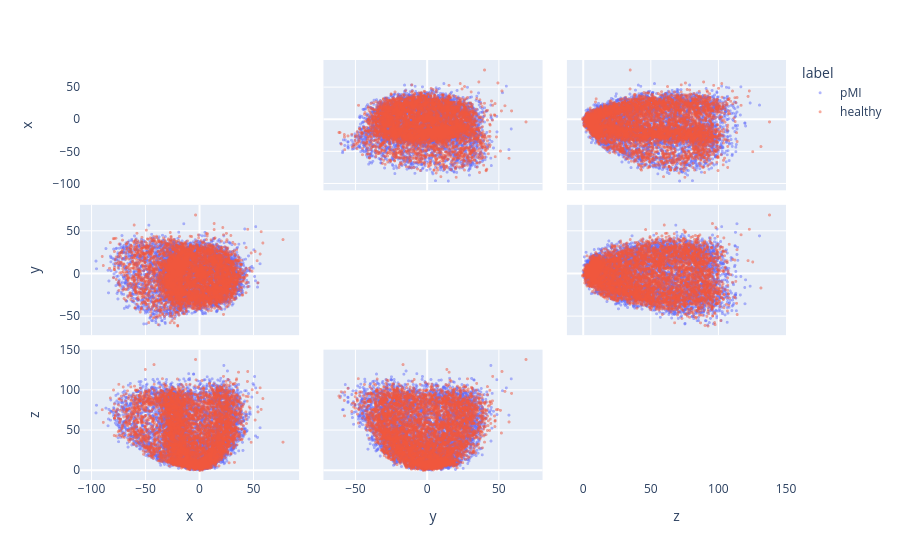

Here is the notebook cell this chart was saved with:
### Code cell
plot_points = points.sample(n=min(10_000, len(points)), random_state=42)

fig = px.scatter_matrix(plot_points, dimensions=["x", "y", "z"], color = "label")
fig.update_traces(diagonal_visible = False, marker = {"size": 3, "opacity": 0.5})
fig.show()

### Figure 1 — Plotly figure (JSON) as saved in the notebook; plotly's stock layout.template omitted (floating-point values rounded to 4 significant figures; data arrays with more than 128 entries replaced by an {"elided": "..."} marker saying what was removed)
{"data": [{"diagonal": {"visible": false}, "dimensions": [{"axis": {"matches": true}, "label": "x", "values": {"elided": "5062 float values"}}, {"axis": {"matches": true}, "label": "y", "values": {"elided": "5062 float values"}}, {"axis": {"matches": true}, "label": "z", "values": {"elided": "5062 float values"}}], "hovertemplate": "label=pMI<br>%{xaxis.title.text}=%{x}<br>%{yaxis.title.text}=%{y}<extra></extra>", "legendgroup": "pMI", "marker": {"color": "#636efa", "opacity": 0.5, "size": 3, "symbol": "circle"}, "name": "pMI", "showlegend": true, "type": "splom"}, {"diagonal": {"visible": false}, "dimensions": [{"axis": {"matches": true}, "label": "x", "values": {"elided": "4938 float values"}}, {"axis": {"matches": true}, "label": "y", "values": {"elided": "4938 float values"}}, {"axis": {"matches": true}, "label": "z", "values": {"elided": "4938 float values"}}], "hovertemplate": "label=healthy<br>%{xaxis.title.text}=%{x}<br>%{yaxis.title.text}=%{y}<extra></extra>", "legendgroup": "healthy", "marker": {"color": "#EF553B", "opacity": 0.5, "size": 3, "symbol": "circle"}, "name": "healthy", "showlegend": true, "type": "splom"}], "layout": {"dragmode": "select", "legend": {"title": {"text": "label"}, "tracegroupgap": 0}, "margin": {"t": 60}}}
